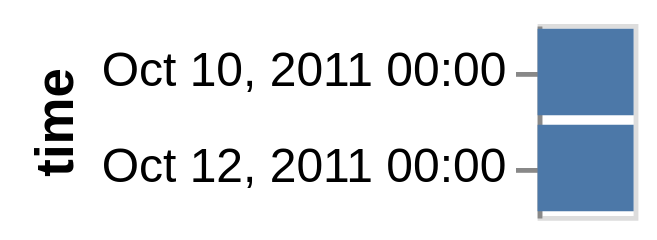

Vega-Lite specification stored for this chart:
### Vega-Lite specification from a JSON file in a GitHub repository (floating-point values rounded to 4 significant figures)
{"data": {"values": [{"date": "2011-10-10"}, {"date": "2011-10-12"}]}, "mark": "bar", "encoding": {"y": {"timeUnit": "binnedutcyearmonthdatehours", "field": "date", "type": "ordinal", "title": "time"}}}
